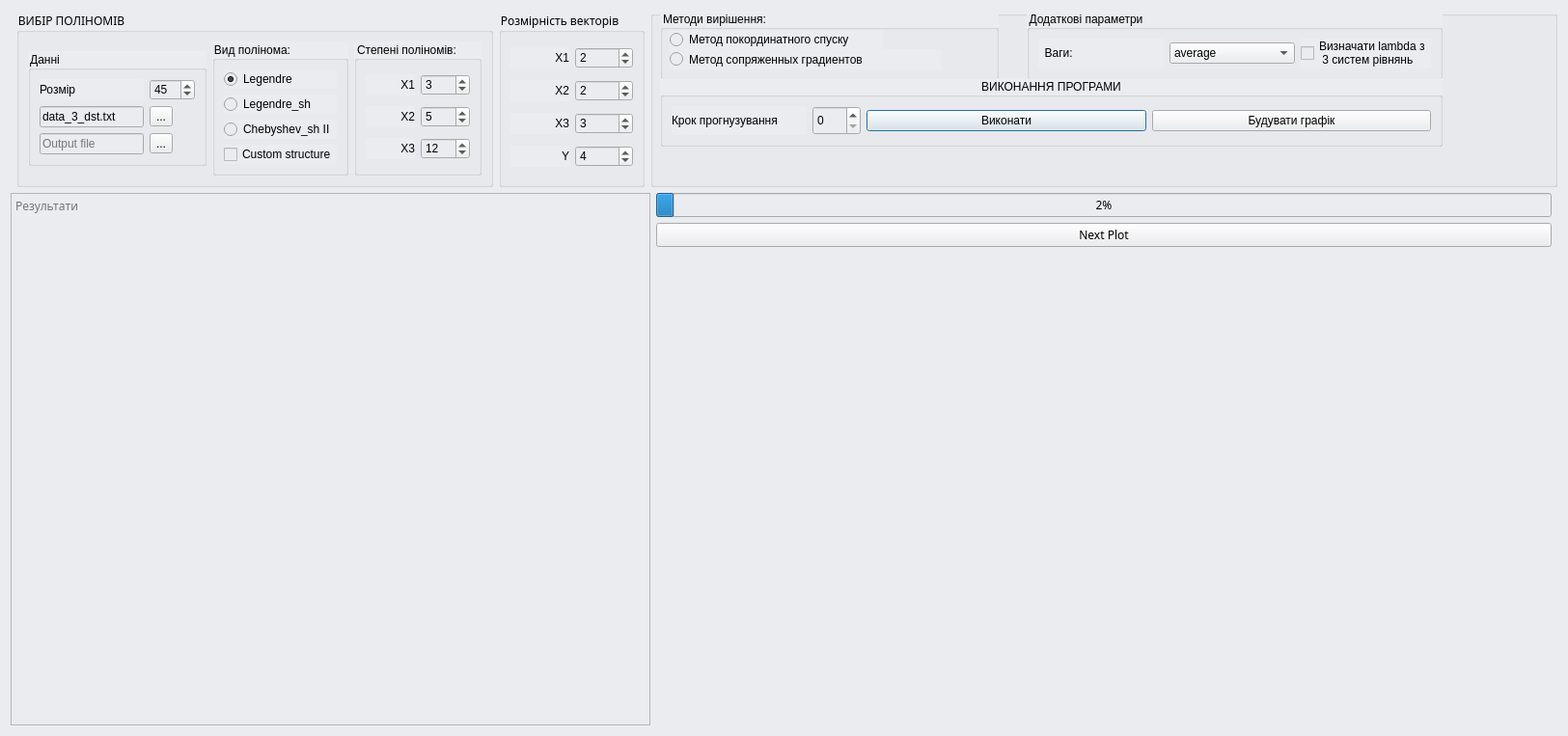
<?xml version="1.0" encoding="UTF-8"?>
<ui version="4.0">
 <class>Form</class>
 <widget class="QWidget" name="Form">
  <property name="geometry">
   <rect>
    <x>0</x>
    <y>0</y>
    <width>1625</width>
    <height>763</height>
   </rect>
  </property>
  <property name="palette">
   <palette>
    <active>
     <colorrole role="WindowText">
      <brush brushstyle="SolidPattern">
       <color alpha="217">
        <red>0</red>
        <green>0</green>
        <blue>0</blue>
       </color>
      </brush>
     </colorrole>
     <colorrole role="Button">
      <brush brushstyle="SolidPattern">
       <color alpha="255">
        <red>235</red>
        <green>236</green>
        <blue>240</blue>
       </color>
      </brush>
     </colorrole>
     <colorrole role="Base">
      <brush brushstyle="SolidPattern">
       <color alpha="255">
        <red>235</red>
        <green>236</green>
        <blue>240</blue>
       </color>
      </brush>
     </colorrole>
     <colorrole role="Window">
      <brush brushstyle="SolidPattern">
       <color alpha="255">
        <red>235</red>
        <green>236</green>
        <blue>240</blue>
       </color>
      </brush>
     </colorrole>
    </active>
    <inactive>
     <colorrole role="WindowText">
      <brush brushstyle="SolidPattern">
       <color alpha="217">
        <red>0</red>
        <green>0</green>
        <blue>0</blue>
       </color>
      </brush>
     </colorrole>
     <colorrole role="Button">
      <brush brushstyle="SolidPattern">
       <color alpha="255">
        <red>235</red>
        <green>236</green>
        <blue>240</blue>
       </color>
      </brush>
     </colorrole>
     <colorrole role="Base">
      <brush brushstyle="SolidPattern">
       <color alpha="255">
        <red>235</red>
        <green>236</green>
        <blue>240</blue>
       </color>
      </brush>
     </colorrole>
     <colorrole role="Window">
      <brush brushstyle="SolidPattern">
       <color alpha="255">
        <red>235</red>
        <green>236</green>
        <blue>240</blue>
       </color>
      </brush>
     </colorrole>
    </inactive>
    <disabled>
     <colorrole role="WindowText">
      <brush brushstyle="SolidPattern">
       <color alpha="63">
        <red>255</red>
        <green>255</green>
        <blue>255</blue>
       </color>
      </brush>
     </colorrole>
     <colorrole role="Button">
      <brush brushstyle="SolidPattern">
       <color alpha="255">
        <red>235</red>
        <green>236</green>
        <blue>240</blue>
       </color>
      </brush>
     </colorrole>
     <colorrole role="Base">
      <brush brushstyle="SolidPattern">
       <color alpha="255">
        <red>235</red>
        <green>236</green>
        <blue>240</blue>
       </color>
      </brush>
     </colorrole>
     <colorrole role="Window">
      <brush brushstyle="SolidPattern">
       <color alpha="255">
        <red>235</red>
        <green>236</green>
        <blue>240</blue>
       </color>
      </brush>
     </colorrole>
    </disabled>
   </palette>
  </property>
  <property name="font">
   <font>
    <family>Microsoft New Tai Lue</family>
    <weight>50</weight>
    <bold>false</bold>
   </font>
  </property>
  <property name="windowTitle">
   <string>Form1</string>
  </property>
  <property name="layoutDirection">
   <enum>Qt::LeftToRight</enum>
  </property>
  <property name="autoFillBackground">
   <bool>false</bool>
  </property>
  <property name="styleSheet">
   <string notr="true">background-color: #EBECF0</string>
  </property>
  <layout class="QGridLayout" name="gridLayout_2">
   <item row="0" column="2">
    <widget class="QGroupBox" name="groupBox_2">
     <property name="sizePolicy">
      <sizepolicy hsizetype="Fixed" vsizetype="Preferred">
       <horstretch>0</horstretch>
       <verstretch>0</verstretch>
      </sizepolicy>
     </property>
     <property name="palette">
      <palette>
       <active>
        <colorrole role="Button">
         <brush brushstyle="SolidPattern">
          <color alpha="255">
           <red>255</red>
           <green>178</green>
           <blue>102</blue>
          </color>
         </brush>
        </colorrole>
        <colorrole role="Base">
         <brush brushstyle="SolidPattern">
          <color alpha="255">
           <red>255</red>
           <green>178</green>
           <blue>102</blue>
          </color>
         </brush>
        </colorrole>
        <colorrole role="Window">
         <brush brushstyle="SolidPattern">
          <color alpha="255">
           <red>255</red>
           <green>178</green>
           <blue>102</blue>
          </color>
         </brush>
        </colorrole>
       </active>
       <inactive>
        <colorrole role="Button">
         <brush brushstyle="SolidPattern">
          <color alpha="255">
           <red>255</red>
           <green>178</green>
           <blue>102</blue>
          </color>
         </brush>
        </colorrole>
        <colorrole role="Base">
         <brush brushstyle="SolidPattern">
          <color alpha="255">
           <red>255</red>
           <green>178</green>
           <blue>102</blue>
          </color>
         </brush>
        </colorrole>
        <colorrole role="Window">
         <brush brushstyle="SolidPattern">
          <color alpha="255">
           <red>255</red>
           <green>178</green>
           <blue>102</blue>
          </color>
         </brush>
        </colorrole>
       </inactive>
       <disabled>
        <colorrole role="Button">
         <brush brushstyle="SolidPattern">
          <color alpha="255">
           <red>255</red>
           <green>178</green>
           <blue>102</blue>
          </color>
         </brush>
        </colorrole>
        <colorrole role="Base">
         <brush brushstyle="SolidPattern">
          <color alpha="255">
           <red>255</red>
           <green>178</green>
           <blue>102</blue>
          </color>
         </brush>
        </colorrole>
        <colorrole role="Window">
         <brush brushstyle="SolidPattern">
          <color alpha="255">
           <red>255</red>
           <green>178</green>
           <blue>102</blue>
          </color>
         </brush>
        </colorrole>
       </disabled>
      </palette>
     </property>
     <property name="styleSheet">
      <string notr="true">
background-color: rgba(255, 178, 102, 255)
innershadow(three-pass-box, #c3cbdb, 10, 0.0, 6.0, 6.0) , innershadow(three-pass-box, rgba(255, 255, 255, 0.89), 10, 0.0, -6.0, -6.0)</string>
     </property>
     <property name="title">
      <string>Розмірність векторів</string>
     </property>
     <layout class="QGridLayout" name="gridLayout_3">
      <item row="2" column="0">
       <widget class="QLabel" name="label_4">
        <property name="styleSheet">
         <string notr="true">
background-color: rgba(255, 178, 102, 255)
innershadow(three-pass-box, #c3cbdb, 10, 0.0, 6.0, 6.0) , innershadow(three-pass-box, rgba(255, 255, 255, 0.89), 10, 0.0, -6.0, -6.0)</string>
        </property>
        <property name="text">
         <string>X3</string>
        </property>
        <property name="alignment">
         <set>Qt::AlignRight|Qt::AlignTrailing|Qt::AlignVCenter</set>
        </property>
       </widget>
      </item>
      <item row="3" column="1">
       <widget class="QSpinBox" name="y_dim">
        <property name="styleSheet">
         <string notr="true">
background-color: rgba(255, 178, 102, 255)
innershadow(three-pass-box, #c3cbdb, 10, 0.0, 6.0, 6.0) , innershadow(three-pass-box, rgba(255, 255, 255, 0.89), 10, 0.0, -6.0, -6.0)</string>
        </property>
        <property name="value">
         <number>4</number>
        </property>
       </widget>
      </item>
      <item row="1" column="1">
       <widget class="QSpinBox" name="x2_dim">
        <property name="styleSheet">
         <string notr="true">
background-color: rgba(255, 178, 102, 255)
innershadow(three-pass-box, #c3cbdb, 10, 0.0, 6.0, 6.0) , innershadow(three-pass-box, rgba(255, 255, 255, 0.89), 10, 0.0, -6.0, -6.0)</string>
        </property>
        <property name="value">
         <number>2</number>
        </property>
       </widget>
      </item>
      <item row="0" column="1">
       <widget class="QSpinBox" name="x1_dim">
        <property name="styleSheet">
         <string notr="true">
background-color: rgba(255, 178, 102, 255)
innershadow(three-pass-box, #c3cbdb, 10, 0.0, 6.0, 6.0) , innershadow(three-pass-box, rgba(255, 255, 255, 0.89), 10, 0.0, -6.0, -6.0)</string>
        </property>
        <property name="value">
         <number>2</number>
        </property>
       </widget>
      </item>
      <item row="2" column="1">
       <widget class="QSpinBox" name="x3_dim">
        <property name="styleSheet">
         <string notr="true">
background-color: rgba(255, 178, 102, 255)
innershadow(three-pass-box, #c3cbdb, 10, 0.0, 6.0, 6.0) , innershadow(three-pass-box, rgba(255, 255, 255, 0.89), 10, 0.0, -6.0, -6.0)</string>
        </property>
        <property name="value">
         <number>3</number>
        </property>
       </widget>
      </item>
      <item row="1" column="0">
       <widget class="QLabel" name="label_3">
        <property name="styleSheet">
         <string notr="true">
background-color: rgba(255, 178, 102, 255)
innershadow(three-pass-box, #c3cbdb, 10, 0.0, 6.0, 6.0) , innershadow(three-pass-box, rgba(255, 255, 255, 0.89), 10, 0.0, -6.0, -6.0)</string>
        </property>
        <property name="text">
         <string>X2</string>
        </property>
        <property name="alignment">
         <set>Qt::AlignRight|Qt::AlignTrailing|Qt::AlignVCenter</set>
        </property>
       </widget>
      </item>
      <item row="3" column="0">
       <widget class="QLabel" name="label_5">
        <property name="styleSheet">
         <string notr="true">
background-color: rgba(255, 178, 102, 255)
innershadow(three-pass-box, #c3cbdb, 10, 0.0, 6.0, 6.0) , innershadow(three-pass-box, rgba(255, 255, 255, 0.89), 10, 0.0, -6.0, -6.0)</string>
        </property>
        <property name="text">
         <string>Y</string>
        </property>
        <property name="alignment">
         <set>Qt::AlignRight|Qt::AlignTrailing|Qt::AlignVCenter</set>
        </property>
       </widget>
      </item>
      <item row="0" column="0">
       <widget class="QLabel" name="label_2">
        <property name="styleSheet">
         <string notr="true">
background-color: rgba(255, 178, 102, 255)
innershadow(three-pass-box, #c3cbdb, 10, 0.0, 6.0, 6.0) , innershadow(three-pass-box, rgba(255, 255, 255, 0.89), 10, 0.0, -6.0, -6.0)</string>
        </property>
        <property name="text">
         <string>X1</string>
        </property>
        <property name="alignment">
         <set>Qt::AlignRight|Qt::AlignTrailing|Qt::AlignVCenter</set>
        </property>
       </widget>
      </item>
     </layout>
    </widget>
   </item>
   <item row="1" column="0" colspan="5">
    <widget class="QTextBrowser" name="results_field">
     <property name="autoFillBackground">
      <bool>false</bool>
     </property>
     <property name="styleSheet">
      <string notr="true">
background-color: rgba(255, 178, 102, 255)
innershadow(three-pass-box, #c3cbdb, 10, 0.0, 6.0, 6.0) , innershadow(three-pass-box, rgba(255, 255, 255, 0.89), 10, 0.0, -6.0, -6.0)</string>
     </property>
     <property name="lineWrapMode">
      <enum>QTextEdit::NoWrap</enum>
     </property>
     <property name="readOnly">
      <bool>true</bool>
     </property>
     <property name="html">
      <string>&lt;!DOCTYPE HTML PUBLIC &quot;-//W3C//DTD HTML 4.0//EN&quot; &quot;http://www.w3.org/TR/REC-html40/strict.dtd&quot;&gt;
&lt;html&gt;&lt;head&gt;&lt;meta name=&quot;qrichtext&quot; content=&quot;1&quot; /&gt;&lt;style type=&quot;text/css&quot;&gt;
p, li { white-space: pre-wrap; }
&lt;/style&gt;&lt;/head&gt;&lt;body style=&quot; font-family:'.AppleSystemUIFont'; font-size:13pt; font-weight:400; font-style:normal;&quot;&gt;
&lt;p style=&quot;-qt-paragraph-type:empty; margin-top:0px; margin-bottom:0px; margin-left:0px; margin-right:0px; -qt-block-indent:0; text-indent:0px; font-family:'.Menio Regular'; font-size:10pt;&quot;&gt;&lt;br /&gt;&lt;/p&gt;&lt;/body&gt;&lt;/html&gt;</string>
     </property>
     <property name="placeholderText">
      <string>Результати</string>
     </property>
    </widget>
   </item>
   <item row="0" column="3" colspan="4">
    <widget class="QGroupBox" name="groupBox_8">
     <property name="styleSheet">
      <string>
background-color: rgba(255, 178, 102, 255)
innershadow(three-pass-box, #c3cbdb, 10, 0.0, 6.0, 6.0) , innershadow(three-pass-box, rgba(255, 255, 255, 0.89), 10, 0.0, -6.0, -6.0)</string>
     </property>
     <property name="title">
      <string/>
     </property>
     <widget class="QGroupBox" name="groupBox_9">
      <property name="geometry">
       <rect>
        <x>10</x>
        <y>0</y>
        <width>351</width>
        <height>71</height>
       </rect>
      </property>
      <property name="styleSheet">
       <string notr="true">
background-color: rgba(255, 178, 102, 255)
innershadow(three-pass-box, #c3cbdb, 10, 0.0, 6.0, 6.0) , innershadow(three-pass-box, rgba(255, 255, 255, 0.89), 10, 0.0, -6.0, -6.0)</string>
      </property>
      <property name="title">
       <string>Методи вирішення:</string>
      </property>
      <widget class="QRadioButton" name="radioCoordDesc">
       <property name="geometry">
        <rect>
         <x>10</x>
         <y>20</y>
         <width>221</width>
         <height>20</height>
        </rect>
       </property>
       <property name="styleSheet">
        <string>
background-color: rgba(255, 178, 102, 255)
innershadow(three-pass-box, #c3cbdb, 10, 0.0, 6.0, 6.0) , innershadow(three-pass-box, rgba(255, 255, 255, 0.89), 10, 0.0, -6.0, -6.0)</string>
       </property>
       <property name="text">
        <string>Метод покординатного спуску</string>
       </property>
      </widget>
      <widget class="QRadioButton" name="radioConjucate">
       <property name="geometry">
        <rect>
         <x>10</x>
         <y>40</y>
         <width>281</width>
         <height>21</height>
        </rect>
       </property>
       <property name="styleSheet">
        <string>
background-color: rgba(255, 178, 102, 255)
innershadow(three-pass-box, #c3cbdb, 10, 0.0, 6.0, 6.0) , innershadow(three-pass-box, rgba(255, 255, 255, 0.89), 10, 0.0, -6.0, -6.0)</string>
       </property>
       <property name="text">
        <string>Метод сопряженных градиентов</string>
       </property>
      </widget>
     </widget>
     <widget class="QGroupBox" name="groupBox_7">
      <property name="geometry">
       <rect>
        <x>390</x>
        <y>0</y>
        <width>431</width>
        <height>71</height>
       </rect>
      </property>
      <property name="styleSheet">
       <string notr="true">
background-color: rgba(255, 178, 102, 255)
innershadow(three-pass-box, #c3cbdb, 10, 0.0, 6.0, 6.0) , innershadow(three-pass-box, rgba(255, 255, 255, 0.89), 10, 0.0, -6.0, -6.0)</string>
      </property>
      <property name="title">
       <string>Додаткові параметри</string>
      </property>
      <layout class="QHBoxLayout" name="horizontalLayout_3">
       <item>
        <widget class="QLabel" name="label_9">
         <property name="autoFillBackground">
          <bool>false</bool>
         </property>
         <property name="styleSheet">
          <string notr="true"/>
         </property>
         <property name="text">
          <string>  Ваги:</string>
         </property>
        </widget>
       </item>
       <item>
        <widget class="QComboBox" name="weights_box">
         <property name="currentText">
          <string>average</string>
         </property>
         <item>
          <property name="text">
           <string>average</string>
          </property>
         </item>
         <item>
          <property name="text">
           <string>scaled</string>
          </property>
         </item>
        </widget>
       </item>
       <item>
        <widget class="QCheckBox" name="lambda_check">
         <property name="autoFillBackground">
          <bool>false</bool>
         </property>
         <property name="styleSheet">
          <string notr="true">
background-color: rgba(255, 178, 102, 255)
innershadow(three-pass-box, #c3cbdb, 10, 0.0, 6.0, 6.0) , innershadow(three-pass-box, rgba(255, 255, 255, 0.89), 10, 0.0, -6.0, -6.0)</string>
         </property>
         <property name="text">
          <string>Визначати lambda з
 3 систем рівнянь</string>
         </property>
        </widget>
       </item>
      </layout>
     </widget>
     <widget class="QGroupBox" name="groupBox_6">
      <property name="geometry">
       <rect>
        <x>10</x>
        <y>70</y>
        <width>811</width>
        <height>71</height>
       </rect>
      </property>
      <property name="sizePolicy">
       <sizepolicy hsizetype="Minimum" vsizetype="Preferred">
        <horstretch>0</horstretch>
        <verstretch>0</verstretch>
       </sizepolicy>
      </property>
      <property name="title">
       <string>ВИКОНАННЯ ПРОГРАМИ</string>
      </property>
      <property name="alignment">
       <set>Qt::AlignCenter</set>
      </property>
      <layout class="QHBoxLayout" name="horizontalLayout_2">
       <property name="sizeConstraint">
        <enum>QLayout::SetDefaultConstraint</enum>
       </property>
       <item>
        <widget class="QLabel" name="label_10">
         <property name="maximumSize">
          <size>
           <width>140</width>
           <height>16777215</height>
          </size>
         </property>
         <property name="text">
          <string>Крок прогнузування</string>
         </property>
        </widget>
       </item>
       <item>
        <widget class="QSpinBox" name="predictBox">
         <property name="sizePolicy">
          <sizepolicy hsizetype="Minimum" vsizetype="Minimum">
           <horstretch>0</horstretch>
           <verstretch>0</verstretch>
          </sizepolicy>
         </property>
         <property name="maximumSize">
          <size>
           <width>50</width>
           <height>16777215</height>
          </size>
         </property>
        </widget>
       </item>
       <item>
        <widget class="QPushButton" name="exec_button">
         <property name="autoFillBackground">
          <bool>false</bool>
         </property>
         <property name="styleSheet">
          <string notr="true"/>
         </property>
         <property name="text">
          <string>Виконати</string>
         </property>
         <property name="default">
          <bool>true</bool>
         </property>
         <property name="flat">
          <bool>false</bool>
         </property>
        </widget>
       </item>
       <item>
        <widget class="QPushButton" name="plot_button">
         <property name="styleSheet">
          <string notr="true"/>
         </property>
         <property name="text">
          <string>Будувати графік</string>
         </property>
        </widget>
       </item>
      </layout>
     </widget>
    </widget>
   </item>
   <item row="0" column="1">
    <widget class="QGroupBox" name="groupBox_5">
     <property name="sizePolicy">
      <sizepolicy hsizetype="Preferred" vsizetype="Preferred">
       <horstretch>0</horstretch>
       <verstretch>0</verstretch>
      </sizepolicy>
     </property>
     <property name="styleSheet">
      <string notr="true">
background-color: rgba(255, 178, 102, 255)
innershadow(three-pass-box, #c3cbdb, 10, 0.0, 6.0, 6.0) , innershadow(three-pass-box, rgba(255, 255, 255, 0.89), 10, 0.0, -6.0, -6.0)</string>
     </property>
     <property name="title">
      <string>ВИБІР ПОЛІНОМІВ</string>
     </property>
     <layout class="QHBoxLayout" name="horizontalLayout">
      <item>
       <widget class="QGroupBox" name="groupBox">
        <property name="sizePolicy">
         <sizepolicy hsizetype="Fixed" vsizetype="Fixed">
          <horstretch>0</horstretch>
          <verstretch>0</verstretch>
         </sizepolicy>
        </property>
        <property name="title">
         <string>Данні</string>
        </property>
        <layout class="QGridLayout" name="gridLayout_5">
         <item row="0" column="1">
          <widget class="QSpinBox" name="sample_spin">
           <property name="maximum">
            <number>999</number>
           </property>
           <property name="value">
            <number>45</number>
           </property>
          </widget>
         </item>
         <item row="0" column="0">
          <widget class="QLabel" name="label">
           <property name="text">
            <string>Розмір</string>
           </property>
          </widget>
         </item>
         <item row="1" column="1">
          <widget class="QToolButton" name="select_input">
           <property name="text">
            <string>...</string>
           </property>
          </widget>
         </item>
         <item row="2" column="0">
          <widget class="QLineEdit" name="line_output">
           <property name="text">
            <string/>
           </property>
           <property name="placeholderText">
            <string>Output file</string>
           </property>
          </widget>
         </item>
         <item row="1" column="0">
          <widget class="QLineEdit" name="line_input">
           <property name="text">
            <string>data_3_dst.txt</string>
           </property>
           <property name="placeholderText">
            <string>Input file</string>
           </property>
          </widget>
         </item>
         <item row="2" column="1">
          <widget class="QToolButton" name="select_output">
           <property name="text">
            <string>...</string>
           </property>
          </widget>
         </item>
        </layout>
       </widget>
      </item>
      <item>
       <widget class="QGroupBox" name="groupBox_3">
        <property name="styleSheet">
         <string notr="true">
background-color: rgba(255, 178, 102, 255)
innershadow(three-pass-box, #c3cbdb, 10, 0.0, 6.0, 6.0) , innershadow(three-pass-box, rgba(255, 255, 255, 0.89), 10, 0.0, -6.0, -6.0)</string>
        </property>
        <property name="title">
         <string>Вид полінома:</string>
        </property>
        <layout class="QVBoxLayout" name="verticalLayout">
         <item>
          <widget class="QRadioButton" name="radio_sh_cheb">
           <property name="text">
            <string>Legendre</string>
           </property>
           <property name="checked">
            <bool>true</bool>
           </property>
          </widget>
         </item>
         <item>
          <widget class="QRadioButton" name="radio_cheb">
           <property name="text">
            <string>Legendre_sh</string>
           </property>
          </widget>
         </item>
         <item>
          <widget class="QRadioButton" name="radio_sh_cheb_2">
           <property name="text">
            <string>Chebyshev_sh II</string>
           </property>
          </widget>
         </item>
         <item>
          <widget class="QCheckBox" name="custom_check">
           <property name="text">
            <string>Custom structure</string>
           </property>
          </widget>
         </item>
        </layout>
       </widget>
      </item>
      <item>
       <widget class="QGroupBox" name="groupBox_4">
        <property name="styleSheet">
         <string notr="true">
background-color: rgba(255, 178, 102, 255)
innershadow(three-pass-box, #c3cbdb, 10, 0.0, 6.0, 6.0) , innershadow(three-pass-box, rgba(255, 255, 255, 0.89), 10, 0.0, -6.0, -6.0)</string>
        </property>
        <property name="title">
         <string>Степені поліномів:</string>
        </property>
        <layout class="QGridLayout" name="gridLayout_4">
         <item row="1" column="1">
          <widget class="QSpinBox" name="x2_deg">
           <property name="styleSheet">
            <string notr="true">
background-color: rgba(255, 178, 102, 255)
innershadow(three-pass-box, #c3cbdb, 10, 0.0, 6.0, 6.0) , innershadow(three-pass-box, rgba(255, 255, 255, 0.89), 10, 0.0, -6.0, -6.0)</string>
           </property>
           <property name="value">
            <number>5</number>
           </property>
          </widget>
         </item>
         <item row="0" column="0">
          <widget class="QLabel" name="label_6">
           <property name="styleSheet">
            <string notr="true">
background-color: rgba(255, 178, 102, 255)
innershadow(three-pass-box, #c3cbdb, 10, 0.0, 6.0, 6.0) , innershadow(three-pass-box, rgba(255, 255, 255, 0.89), 10, 0.0, -6.0, -6.0)</string>
           </property>
           <property name="text">
            <string>X1</string>
           </property>
           <property name="alignment">
            <set>Qt::AlignRight|Qt::AlignTrailing|Qt::AlignVCenter</set>
           </property>
          </widget>
         </item>
         <item row="0" column="1">
          <widget class="QSpinBox" name="x1_deg">
           <property name="styleSheet">
            <string notr="true">
background-color: rgba(255, 178, 102, 255)
innershadow(three-pass-box, #c3cbdb, 10, 0.0, 6.0, 6.0) , innershadow(three-pass-box, rgba(255, 255, 255, 0.89), 10, 0.0, -6.0, -6.0)</string>
           </property>
           <property name="value">
            <number>3</number>
           </property>
          </widget>
         </item>
         <item row="2" column="0">
          <widget class="QLabel" name="label_7">
           <property name="styleSheet">
            <string notr="true">
background-color: rgba(255, 178, 102, 255)
innershadow(three-pass-box, #c3cbdb, 10, 0.0, 6.0, 6.0) , innershadow(three-pass-box, rgba(255, 255, 255, 0.89), 10, 0.0, -6.0, -6.0)</string>
           </property>
           <property name="text">
            <string>X3</string>
           </property>
           <property name="alignment">
            <set>Qt::AlignRight|Qt::AlignTrailing|Qt::AlignVCenter</set>
           </property>
          </widget>
         </item>
         <item row="2" column="1">
          <widget class="QSpinBox" name="x3_deg">
           <property name="styleSheet">
            <string notr="true">
background-color: rgba(255, 178, 102, 255)
innershadow(three-pass-box, #c3cbdb, 10, 0.0, 6.0, 6.0) , innershadow(three-pass-box, rgba(255, 255, 255, 0.89), 10, 0.0, -6.0, -6.0)</string>
           </property>
           <property name="value">
            <number>12</number>
           </property>
          </widget>
         </item>
         <item row="1" column="0">
          <widget class="QLabel" name="label_8">
           <property name="styleSheet">
            <string notr="true">
background-color: rgba(255, 178, 102, 255)
innershadow(three-pass-box, #c3cbdb, 10, 0.0, 6.0, 6.0) , innershadow(three-pass-box, rgba(255, 255, 255, 0.89), 10, 0.0, -6.0, -6.0)</string>
           </property>
           <property name="text">
            <string>X2</string>
           </property>
           <property name="alignment">
            <set>Qt::AlignRight|Qt::AlignTrailing|Qt::AlignVCenter</set>
           </property>
          </widget>
         </item>
        </layout>
       </widget>
      </item>
     </layout>
    </widget>
   </item>
   <item row="1" column="5">
    <layout class="QVBoxLayout" name="verticalLayout_3">
     <item>
      <widget class="QProgressBar" name="progress">
       <property name="value">
        <number>2</number>
       </property>
       <property name="textVisible">
        <bool>true</bool>
       </property>
       <property name="invertedAppearance">
        <bool>false</bool>
       </property>
       <property name="textDirection">
        <enum>QProgressBar::TopToBottom</enum>
       </property>
      </widget>
     </item>
     <item>
      <widget class="QPushButton" name="plot_button_next">
       <property name="styleSheet">
        <string notr="true"/>
       </property>
       <property name="text">
        <string>Next Plot</string>
       </property>
      </widget>
     </item>
     <item>
      <widget class="QWidget" name="content_plot" native="true"/>
     </item>
    </layout>
   </item>
  </layout>
 </widget>
 <tabstops>
  <tabstop>x1_deg</tabstop>
  <tabstop>x2_deg</tabstop>
  <tabstop>x3_deg</tabstop>
  <tabstop>x1_dim</tabstop>
  <tabstop>x2_dim</tabstop>
  <tabstop>x3_dim</tabstop>
  <tabstop>y_dim</tabstop>
 </tabstops>
 <resources/>
 <connections>
  <connection>
   <sender>exec_button</sender>
   <signal>clicked()</signal>
   <receiver>Form</receiver>
   <slot>exec_clicked()</slot>
   <hints>
    <hint type="sourcelabel">
     <x>1051</x>
     <y>146</y>
    </hint>
    <hint type="destinationlabel">
     <x>309</x>
     <y>199</y>
    </hint>
   </hints>
  </connection>
  <connection>
   <sender>plot_button</sender>
   <signal>clicked()</signal>
   <receiver>Form</receiver>
   <slot>plot_clicked()</slot>
   <hints>
    <hint type="sourcelabel">
     <x>1474</x>
     <y>146</y>
    </hint>
    <hint type="destinationlabel">
     <x>309</x>
     <y>199</y>
    </hint>
   </hints>
  </connection>
  <connection>
   <sender>x1_dim</sender>
   <signal>valueChanged(int)</signal>
   <receiver>Form</receiver>
   <slot>dimension_modified(int)</slot>
   <hints>
    <hint type="sourcelabel">
     <x>631</x>
     <y>53</y>
    </hint>
    <hint type="destinationlabel">
     <x>309</x>
     <y>199</y>
    </hint>
   </hints>
  </connection>
  <connection>
   <sender>x2_dim</sender>
   <signal>valueChanged(int)</signal>
   <receiver>Form</receiver>
   <slot>dimension_modified(int)</slot>
   <hints>
    <hint type="sourcelabel">
     <x>631</x>
     <y>84</y>
    </hint>
    <hint type="destinationlabel">
     <x>309</x>
     <y>199</y>
    </hint>
   </hints>
  </connection>
  <connection>
   <sender>x3_dim</sender>
   <signal>valueChanged(int)</signal>
   <receiver>Form</receiver>
   <slot>dimension_modified(int)</slot>
   <hints>
    <hint type="sourcelabel">
     <x>631</x>
     <y>115</y>
    </hint>
    <hint type="destinationlabel">
     <x>309</x>
     <y>199</y>
    </hint>
   </hints>
  </connection>
  <connection>
   <sender>x1_deg</sender>
   <signal>valueChanged(int)</signal>
   <receiver>Form</receiver>
   <slot>degree_modified(int)</slot>
   <hints>
    <hint type="sourcelabel">
     <x>454</x>
     <y>73</y>
    </hint>
    <hint type="destinationlabel">
     <x>309</x>
     <y>199</y>
    </hint>
   </hints>
  </connection>
  <connection>
   <sender>x2_deg</sender>
   <signal>valueChanged(int)</signal>
   <receiver>Form</receiver>
   <slot>degree_modified(int)</slot>
   <hints>
    <hint type="sourcelabel">
     <x>454</x>
     <y>103</y>
    </hint>
    <hint type="destinationlabel">
     <x>309</x>
     <y>199</y>
    </hint>
   </hints>
  </connection>
  <connection>
   <sender>x3_deg</sender>
   <signal>valueChanged(int)</signal>
   <receiver>Form</receiver>
   <slot>degree_modified(int)</slot>
   <hints>
    <hint type="sourcelabel">
     <x>454</x>
     <y>133</y>
    </hint>
    <hint type="destinationlabel">
     <x>309</x>
     <y>199</y>
    </hint>
   </hints>
  </connection>
  <connection>
   <sender>lambda_check</sender>
   <signal>toggled(bool)</signal>
   <receiver>Form</receiver>
   <slot>lambda_calc_method_changed(bool)</slot>
   <hints>
    <hint type="sourcelabel">
     <x>1369</x>
     <y>73</y>
    </hint>
    <hint type="destinationlabel">
     <x>309</x>
     <y>199</y>
    </hint>
   </hints>
  </connection>
  <connection>
   <sender>weights_box</sender>
   <signal>currentIndexChanged(QString)</signal>
   <receiver>Form</receiver>
   <slot>weights_modified(QString)</slot>
   <hints>
    <hint type="sourcelabel">
     <x>1194</x>
     <y>73</y>
    </hint>
    <hint type="destinationlabel">
     <x>309</x>
     <y>199</y>
    </hint>
   </hints>
  </connection>
  <connection>
   <sender>y_dim</sender>
   <signal>valueChanged(int)</signal>
   <receiver>Form</receiver>
   <slot>dimension_modified(int)</slot>
   <hints>
    <hint type="sourcelabel">
     <x>631</x>
     <y>146</y>
    </hint>
    <hint type="destinationlabel">
     <x>311</x>
     <y>299</y>
    </hint>
   </hints>
  </connection>
  <connection>
   <sender>plot_button_next</sender>
   <signal>clicked()</signal>
   <receiver>Form</receiver>
   <slot>click_next()</slot>
   <hints>
    <hint type="sourcelabel">
     <x>1219</x>
     <y>218</y>
    </hint>
    <hint type="destinationlabel">
     <x>1219</x>
     <y>218</y>
    </hint>
   </hints>
  </connection>
  <connection>
   <sender>radio_cheb</sender>
   <signal>toggled(bool)</signal>
   <receiver>Form</receiver>
   <slot>type_modified(bool)</slot>
   <hints>
    <hint type="sourcelabel">
     <x>339</x>
     <y>84</y>
    </hint>
    <hint type="destinationlabel">
     <x>812</x>
     <y>381</y>
    </hint>
   </hints>
  </connection>
  <connection>
   <sender>radio_sh_cheb</sender>
   <signal>toggled(bool)</signal>
   <receiver>Form</receiver>
   <slot>type_modified(bool)</slot>
   <hints>
    <hint type="sourcelabel">
     <x>339</x>
     <y>63</y>
    </hint>
    <hint type="destinationlabel">
     <x>812</x>
     <y>381</y>
    </hint>
   </hints>
  </connection>
  <connection>
   <sender>radio_sh_cheb_2</sender>
   <signal>toggled(bool)</signal>
   <receiver>Form</receiver>
   <slot>type_modified(bool)</slot>
   <hints>
    <hint type="sourcelabel">
     <x>339</x>
     <y>105</y>
    </hint>
    <hint type="destinationlabel">
     <x>812</x>
     <y>381</y>
    </hint>
   </hints>
  </connection>
  <connection>
   <sender>select_output</sender>
   <signal>clicked()</signal>
   <receiver>Form</receiver>
   <slot>output_clicked()</slot>
   <hints>
    <hint type="sourcelabel">
     <x>199</x>
     <y>126</y>
    </hint>
    <hint type="destinationlabel">
     <x>812</x>
     <y>381</y>
    </hint>
   </hints>
  </connection>
  <connection>
   <sender>select_input</sender>
   <signal>clicked()</signal>
   <receiver>Form</receiver>
   <slot>input_clicked()</slot>
   <hints>
    <hint type="sourcelabel">
     <x>199</x>
     <y>94</y>
    </hint>
    <hint type="destinationlabel">
     <x>812</x>
     <y>381</y>
    </hint>
   </hints>
  </connection>
  <connection>
   <sender>sample_spin</sender>
   <signal>valueChanged(int)</signal>
   <receiver>Form</receiver>
   <slot>samples_modified(int)</slot>
   <hints>
    <hint type="sourcelabel">
     <x>210</x>
     <y>63</y>
    </hint>
    <hint type="destinationlabel">
     <x>812</x>
     <y>381</y>
    </hint>
   </hints>
  </connection>
  <connection>
   <sender>Form</sender>
   <signal>output_changed(QString)</signal>
   <receiver>line_output</receiver>
   <slot>setText(QString)</slot>
   <hints>
    <hint type="sourcelabel">
     <x>812</x>
     <y>381</y>
    </hint>
    <hint type="destinationlabel">
     <x>114</x>
     <y>126</y>
    </hint>
   </hints>
  </connection>
  <connection>
   <sender>Form</sender>
   <signal>input_changed(QString)</signal>
   <receiver>line_input</receiver>
   <slot>setText(QString)</slot>
   <hints>
    <hint type="sourcelabel">
     <x>812</x>
     <y>381</y>
    </hint>
    <hint type="destinationlabel">
     <x>114</x>
     <y>94</y>
    </hint>
   </hints>
  </connection>
  <connection>
   <sender>custom_check</sender>
   <signal>toggled(bool)</signal>
   <receiver>Form</receiver>
   <slot>structure_changed(bool)</slot>
   <hints>
    <hint type="sourcelabel">
     <x>344</x>
     <y>128</y>
    </hint>
    <hint type="destinationlabel">
     <x>812</x>
     <y>381</y>
    </hint>
   </hints>
  </connection>
 </connections>
 <slots>
  <signal>input_changed(QString)</signal>
  <signal>output_changed(QString)</signal>
  <signal>x1_dim_changed(int)</signal>
  <signal>x2_dim_changed(int)</signal>
  <signal>x3_dim_changed(int)</signal>
  <signal>x1_deg_changed(int)</signal>
  <signal>x2_deg_changed(int)</signal>
  <signal>x3_deg_changed(int)</signal>
  <signal>type_cheb()</signal>
  <signal>type_lege()</signal>
  <signal>type_lagg()</signal>
  <signal>type_herm()</signal>
  <slot>input_clicked()</slot>
  <slot>output_clicked()</slot>
  <slot>samples_modified(int)</slot>
  <slot>dimension_modified(int)</slot>
  <slot>degree_modified(int)</slot>
  <slot>type_modified(bool)</slot>
  <slot>plot_clicked()</slot>
  <slot>click_next()</slot>
  <slot>exec_clicked()</slot>
  <slot>input_modified(QString)</slot>
  <slot>output_modified(QString)</slot>
  <slot>weights_modified(QString)</slot>
  <slot>lambda_calc_method_changed(bool)</slot>
  <slot>method_modified(bool)</slot>
 </slots>
</ui>
